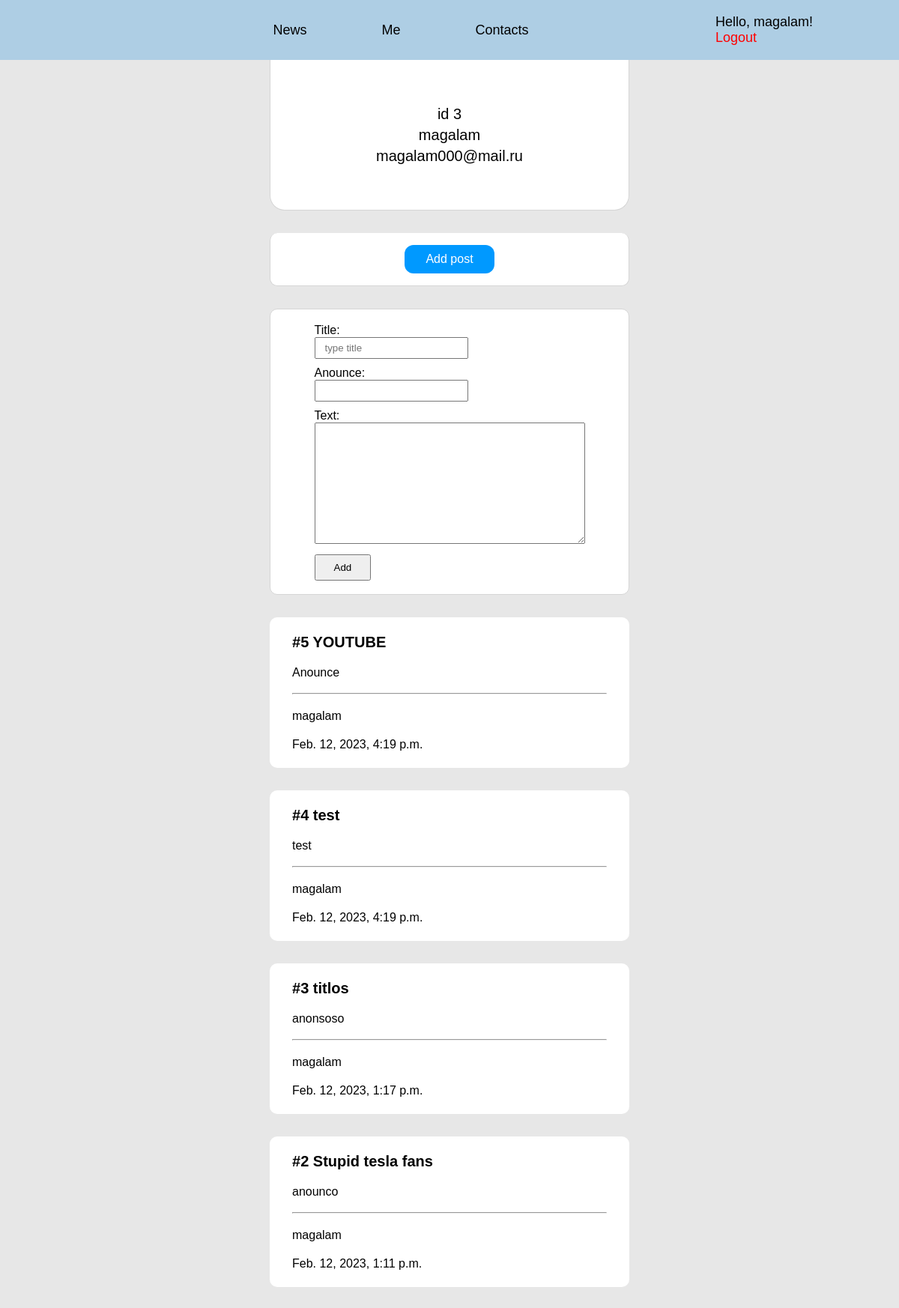
The app's page /me (signed in) with its own data.
### main/models.py (models this page shows)
class Article(models.Model):
    title = models.CharField(max_length=50, name='title')
    anounce = models.CharField(max_length=100)
    text = models.TextField(name='text')
    date = models.DateTimeField()
    author = models.ForeignKey(User, on_delete=models.CASCADE)

### main/views.py (the view)
# urls.py: path('me', views.me, name='me'),
def me(request):
    if request.method == 'POST':
        article_form = forms.AddNewForm(request.POST)
        if article_form.is_valid():
            article = article_form.save(commit=False)
            article.author = request.user
            article.date = timezone.now()
            article.save()
            return redirect('me')
        else:
            articles = models.Article.objects.filter(author=request.user).order_by('date').reverse()
            return render(request, template_name='main/me.html', context={'form': article_form, 'articles': articles})
    else:
        article_form = forms.AddNewForm()
        articles = models.Article.objects.filter(author=request.user).order_by('date').reverse()
        return render(request, template_name='main/me.html', context={'form': article_form, 'articles': articles})

### main/forms.py
class AddNewForm(forms.ModelForm):
    class Meta:
        model = Article
        fields = ['title', 'anounce', 'text']
        widgets = {
            'title': forms.TextInput(attrs={'placeholder': 'type title'})
        }

### main/templates/main/me.html (shortened to what this page needs)
{% extends 'main/pattern.html' %}
{% block content %}
    <div class="content">
        <div class="user-info">
            <p id="fullname">id {{ request.user.id}}</p>
            <p id="username">{{ request.user.username }}</p>
            <p id="email">{{ request.user.email }}</p>
        </div>
        <div class="add-post">
            <button id="add-post">Add post</button>
        </div>
        <div class="add-form">
            <form method="POST" novalidate>
                {% for field in form %}
                    <p>{{ field.label }}:</p>
                    <p>{{ field }}</p>
                {% endfor %}
                <button type="submit">Add</button>
            </form>
        </div>
        {% for article in articles %}
            <div class="card">
                <h3>#{{article.id}} {{article.title}}</h3>
                <p>{{article.anounce}}</p>
                <br>
                <hr>
                <p>{{ article.author.username }}</p>
                <p>{{ article.date }}</p>
            </div>
        {% endfor %}
    </div>
{% endblock %}

### main/templates/main/header.html (shortened to what this page needs)
{% load static %}
<!DOCTYPE html>
<html lang="en">
<head>
    <link rel="stylesheet" href="{% static 'main/css/style.css' %}">
</head>
<body>
    <header>
        <div class="container">
            <ul>
                <li><a href="{% url 'news' %}">News</a></li>
                <li><a href="{% url 'me' %}">Me</a></li>
                <li><a href="#">Contacts</a></li>
            </ul>
        </div>
        <div class="user">
            <p>Hello, {{ request.user.username }}!</p>
            <a href="{% url 'signout' %}" id="logout">Logout</a>
        </div>
    </header>
</body>
</html>

### main/static/main/css/style.css (style rules this page uses)
* { padding: 0; margin: 0; font-family: Arial, Helvetica, sans-serif; }
body { background-color: rgb(231, 231, 231); }
header { font-size: 18px; background-color: rgb(174, 206, 228); height: 80px; display: flex; justify-content: center; align-items: center; }
header a { text-decoration: none; color: black; }
header ul { list-style-type: none; display: flex; justify-content: center; }
header ul li { margin-right: 100px; }
header ul li:last-child { margin-right: 0px; }
header .container { width: 70%; }
.content { margin: 0 auto; width: 40%; }
.card { background-color: white; padding: 22px 30px; border-radius: 10px; }
.card p { font-size: 16px; margin-top: 20px; }
.card h3 { font-size: 20px; }
.user-info { background-color: white; border: 1px rgb(214, 214, 214) solid; border-top: none; border-radius: 0px 0px 20px 20px; display: flex; justify-content: center; align-items: center; flex-direction: column; height: 200px; font-size: 20px; }
.user-info p { margin-bottom: 5px; }
.user-info p:last-child { margin-bottom: 0px; }
.add-post { background-color: white; border: 1px rgb(214, 214, 214) solid; border-top: none; border-radius: 10px; display: flex; justify-content: center; align-items: center; height: 70px; font-size: 20px; }
.content div { margin-bottom: 30px; }
#add-post { font-size: 16px; padding: 10px 28px; border: none; background-color: rgb(0, 153, 255); color: white; border-radius: 12px; transition: all ease 0.25s; cursor: pointer; }
.add-form { background-color: white; border: 1px rgb(214, 214, 214) solid; border-radius: 10px; min-height: 380px; display: flex; align-items: center; justify-content: center; }
.add-form input { margin-bottom: 10px; padding: 5px 12px; }
.add-form textarea { padding: 5px 12px; }
.add-form button { cursor: pointer; margin-top: 10px; padding: 8px 24px; }
#logout { color: rgb(255, 0, 0); }

### records on screen
Article: id "5", title "YOUTUBE", anounce "Anounce", author.username "magalam", date "Feb. 12, 2023, 4:19 p.m."
Article: id "4", title "test", anounce "test", author.username "magalam", date "Feb. 12, 2023, 4:19 p.m."
Article: id "3", title "titlos", anounce "anonsoso", author.username "magalam", date "Feb. 12, 2023, 1:17 p.m."
Article: id "2", title "Stupid tesla fans", anounce "anounco", author.username "magalam", date "Feb. 12, 2023, 1:11 p.m."

### other values on screen
{{ request.user.username }} "magalam"
{{ request.user.id }} "3"
{{ request.user.email }} "magalam000@mail.ru"
{{ field.label }} "Title" "Anounce" "Text"
